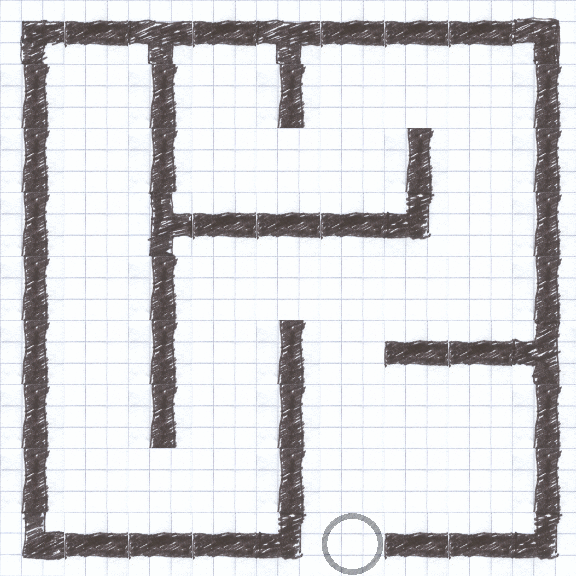

The image is a tile-based game level rendered from a .tmx file. Its description and complete source (layers, tilesets, objects, tile grids) follow:
An orthogonal 9x9 tile map with 64x64 px tiles, 3 tile layers (piso, paredes, portal), 3 tilesets and 1 object (spawn).

<map version="1.0" orientation="orthogonal" width="9" height="9" tilewidth="64" tileheight="64" backgroundcolor="#55ff7f">
 <properties>
  <property name="optimo" value="15" />
 </properties>
 <tileset firstgid="1" name="piso" tilewidth="64" tileheight="64">
  <image source="piso.png" width="64" height="64" />
 </tileset>
 <tileset firstgid="2" name="pared" tilewidth="64" tileheight="64">
  <image source="pared.png" width="512" height="512" />
  <tile id="0">
   <properties>
    <property name="colisionable" value="true" />
   </properties>
  </tile>
 </tileset>
 <tileset firstgid="66" name="portal" tilewidth="64" tileheight="64">
  <image source="portal.png" width="64" height="64" />
 </tileset>
 <layer name="piso" width="9" height="9">
  <data>
   <tile gid="1" />
   <tile gid="1" />
   <tile gid="1" />
   <tile gid="1" />
   <tile gid="1" />
   <tile gid="1" />
   <tile gid="1" />
   <tile gid="1" />
   <tile gid="1" />
   <tile gid="1" />
   <tile gid="1" />
   <tile gid="1" />
   <tile gid="1" />
   <tile gid="1" />
   <tile gid="1" />
   <tile gid="1" />
   <tile gid="1" />
   <tile gid="1" />
   <tile gid="1" />
   <tile gid="1" />
   <tile gid="1" />
   <tile gid="1" />
   <tile gid="1" />
   <tile gid="1" />
   <tile gid="1" />
   <tile gid="1" />
   <tile gid="1" />
   <tile gid="1" />
   <tile gid="1" />
   <tile gid="1" />
   <tile gid="1" />
   <tile gid="1" />
   <tile gid="1" />
   <tile gid="1" />
   <tile gid="1" />
   <tile gid="1" />
   <tile gid="1" />
   <tile gid="1" />
   <tile gid="1" />
   <tile gid="1" />
   <tile gid="1" />
   <tile gid="1" />
   <tile gid="1" />
   <tile gid="1" />
   <tile gid="1" />
   <tile gid="1" />
   <tile gid="1" />
   <tile gid="1" />
   <tile gid="1" />
   <tile gid="1" />
   <tile gid="1" />
   <tile gid="1" />
   <tile gid="1" />
   <tile gid="1" />
   <tile gid="1" />
   <tile gid="1" />
   <tile gid="1" />
   <tile gid="1" />
   <tile gid="1" />
   <tile gid="1" />
   <tile gid="1" />
   <tile gid="1" />
   <tile gid="1" />
   <tile gid="1" />
   <tile gid="1" />
   <tile gid="1" />
   <tile gid="1" />
   <tile gid="1" />
   <tile gid="1" />
   <tile gid="1" />
   <tile gid="1" />
   <tile gid="1" />
   <tile gid="1" />
   <tile gid="1" />
   <tile gid="1" />
   <tile gid="1" />
   <tile gid="1" />
   <tile gid="1" />
   <tile gid="1" />
   <tile gid="1" />
   <tile gid="1" />
  </data>
 </layer>
 <layer name="paredes" width="9" height="9">
  <data>
   <tile gid="10" />
   <tile gid="12" />
   <tile gid="11" />
   <tile gid="12" />
   <tile gid="11" />
   <tile gid="12" />
   <tile gid="12" />
   <tile gid="12" />
   <tile gid="18" />
   <tile gid="4" />
   <tile gid="0" />
   <tile gid="4" />
   <tile gid="0" />
   <tile gid="4" />
   <tile gid="0" />
   <tile gid="0" />
   <tile gid="0" />
   <tile gid="4" />
   <tile gid="4" />
   <tile gid="0" />
   <tile gid="4" />
   <tile gid="0" />
   <tile gid="0" />
   <tile gid="0" />
   <tile gid="4" />
   <tile gid="0" />
   <tile gid="4" />
   <tile gid="4" />
   <tile gid="0" />
   <tile gid="3" />
   <tile gid="12" />
   <tile gid="12" />
   <tile gid="12" />
   <tile gid="26" />
   <tile gid="0" />
   <tile gid="4" />
   <tile gid="4" />
   <tile gid="0" />
   <tile gid="4" />
   <tile gid="0" />
   <tile gid="0" />
   <tile gid="0" />
   <tile gid="0" />
   <tile gid="0" />
   <tile gid="4" />
   <tile gid="4" />
   <tile gid="0" />
   <tile gid="4" />
   <tile gid="0" />
   <tile gid="4" />
   <tile gid="0" />
   <tile gid="12" />
   <tile gid="12" />
   <tile gid="19" />
   <tile gid="4" />
   <tile gid="0" />
   <tile gid="4" />
   <tile gid="0" />
   <tile gid="4" />
   <tile gid="0" />
   <tile gid="0" />
   <tile gid="0" />
   <tile gid="4" />
   <tile gid="4" />
   <tile gid="0" />
   <tile gid="0" />
   <tile gid="0" />
   <tile gid="4" />
   <tile gid="0" />
   <tile gid="0" />
   <tile gid="0" />
   <tile gid="4" />
   <tile gid="2" />
   <tile gid="12" />
   <tile gid="12" />
   <tile gid="12" />
   <tile gid="26" />
   <tile gid="0" />
   <tile gid="12" />
   <tile gid="12" />
   <tile gid="26" />
  </data>
 </layer>
 <layer name="portal" width="9" height="9">
  <data>
   <tile gid="0" />
   <tile gid="0" />
   <tile gid="0" />
   <tile gid="0" />
   <tile gid="0" />
   <tile gid="0" />
   <tile gid="0" />
   <tile gid="0" />
   <tile gid="0" />
   <tile gid="0" />
   <tile gid="0" />
   <tile gid="0" />
   <tile gid="0" />
   <tile gid="0" />
   <tile gid="0" />
   <tile gid="0" />
   <tile gid="0" />
   <tile gid="0" />
   <tile gid="0" />
   <tile gid="0" />
   <tile gid="0" />
   <tile gid="0" />
   <tile gid="0" />
   <tile gid="0" />
   <tile gid="0" />
   <tile gid="0" />
   <tile gid="0" />
   <tile gid="0" />
   <tile gid="0" />
   <tile gid="0" />
   <tile gid="0" />
   <tile gid="0" />
   <tile gid="0" />
   <tile gid="0" />
   <tile gid="0" />
   <tile gid="0" />
   <tile gid="0" />
   <tile gid="0" />
   <tile gid="0" />
   <tile gid="0" />
   <tile gid="0" />
   <tile gid="0" />
   <tile gid="0" />
   <tile gid="0" />
   <tile gid="0" />
   <tile gid="0" />
   <tile gid="0" />
   <tile gid="0" />
   <tile gid="0" />
   <tile gid="0" />
   <tile gid="0" />
   <tile gid="0" />
   <tile gid="0" />
   <tile gid="0" />
   <tile gid="0" />
   <tile gid="0" />
   <tile gid="0" />
   <tile gid="0" />
   <tile gid="0" />
   <tile gid="0" />
   <tile gid="0" />
   <tile gid="0" />
   <tile gid="0" />
   <tile gid="0" />
   <tile gid="0" />
   <tile gid="0" />
   <tile gid="0" />
   <tile gid="0" />
   <tile gid="0" />
   <tile gid="0" />
   <tile gid="0" />
   <tile gid="0" />
   <tile gid="0" />
   <tile gid="0" />
   <tile gid="0" />
   <tile gid="0" />
   <tile gid="0" />
   <tile gid="66" />
   <tile gid="0" />
   <tile gid="0" />
   <tile gid="0" />
  </data>
 </layer>
 <objectgroup name="personaje" width="9" height="9">
  <object name="spawn" x="224" y="64" width="32" height="32" />
 </objectgroup>
</map>
